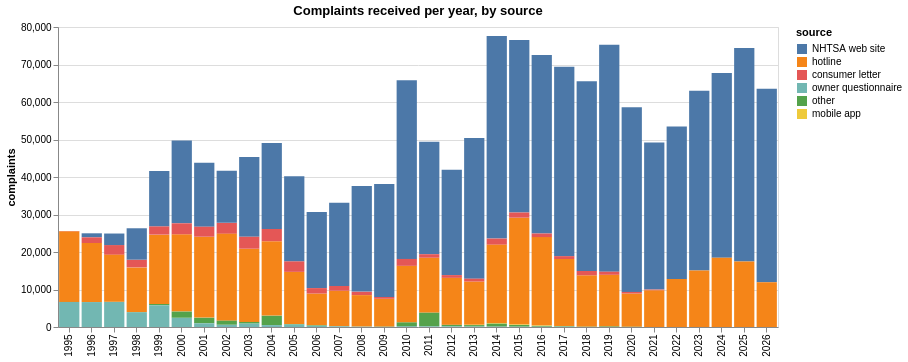

Notebook code for this chart:
### Markdown cell above
## Volume and source

### Code cell
# Codes from CMPL.txt field 21; the long tail is lumped into "other".
SOURCES = {
    "IVOQ": "NHTSA web site",
    "EVOQ": "hotline",
    "VOQ": "owner questionnaire",
    "MIVQ": "mobile app",
    "MAVQ": "mobile app",
    "LETR": "consumer letter",
}
by_year = (
    complaints.with_columns(
        pl.col("CMPL_TYPE").replace_strict(SOURCES, default="other").alias("source")
    )
    .group_by("YEAR", "source")
    .len()
)
alt.Chart(by_year).mark_bar().encode(
    x=alt.X("YEAR:O", title=None),
    y=alt.Y("len:Q", title="complaints"),
    color=alt.Color("source:N", sort="-y"),
    tooltip=["YEAR", "source", alt.Tooltip("len:Q", format=",")],
).properties(title="Complaints received per year, by source", width=720)

### Figure 1 — Vega-Lite specification as saved in the notebook (floating-point values rounded to 4 significant figures; data arrays with more than 128 entries replaced by an {"elided": "..."} marker saying what was removed)
{"config": {"view": {"continuousWidth": 300, "continuousHeight": 300}}, "data": {"name": "data-4999b6d7a1deccb03d2b97fe40a45303"}, "mark": {"type": "bar"}, "encoding": {"color": {"field": "source", "sort": "-y", "type": "nominal"}, "tooltip": [{"field": "YEAR", "type": "quantitative"}, {"field": "source", "type": "nominal"}, {"field": "len", "format": ",", "type": "quantitative"}], "x": {"field": "YEAR", "title": null, "type": "ordinal"}, "y": {"field": "len", "title": "complaints", "type": "quantitative"}}, "title": "Complaints received per year, by source", "width": 720, "$schema": "https://vega.github.io/schema/vega-lite/v6.4.1.json", "datasets": {"data-4999b6d7a1deccb03d2b97fe40a45303": {"elided": "150 records"}}}
